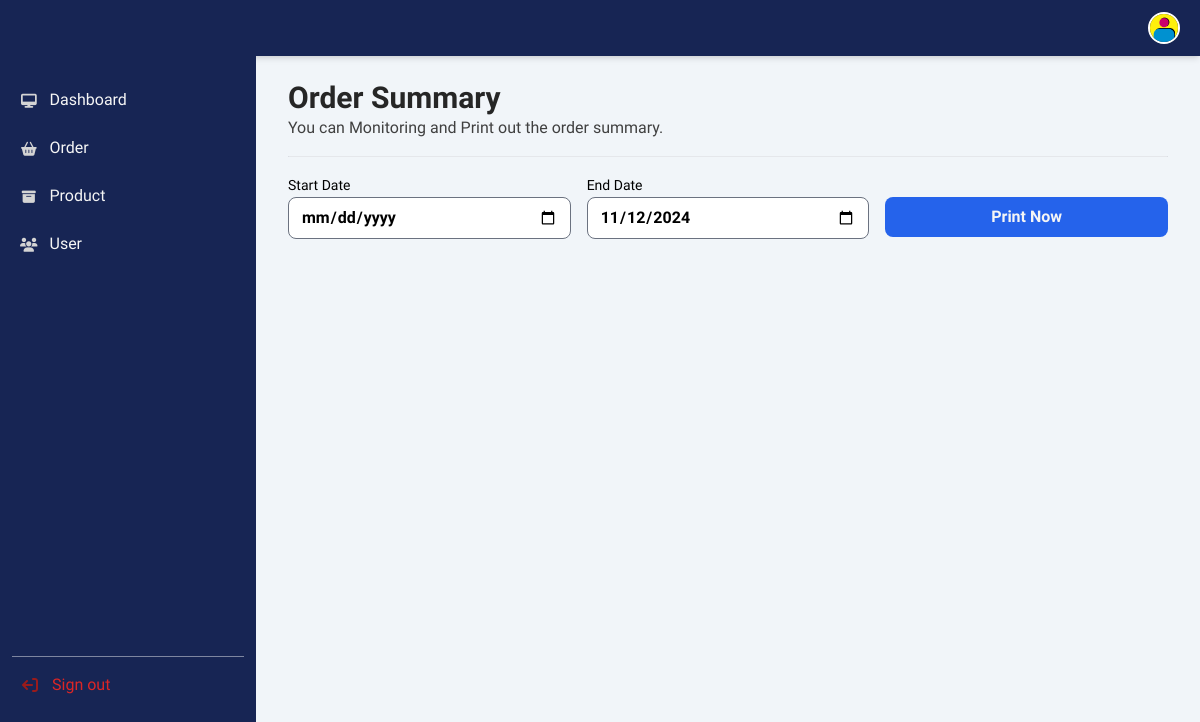
/summary.php (signed in), run on an earlier commit of the app's database.
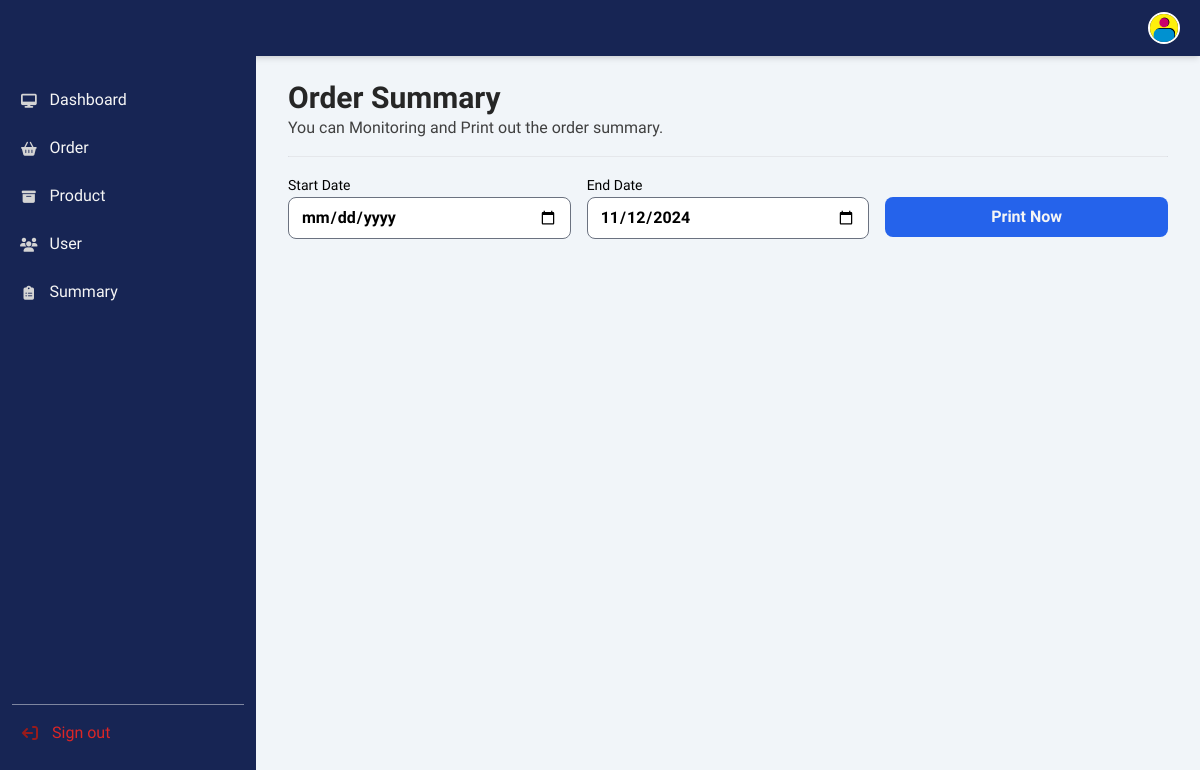
And on a later commit of the database.
### tables this page shows
CREATE TABLE `menu` (
  `menu_id` int(11) NOT NULL,
  `menu_title` varchar(20) NOT NULL,
  `menu_url` varchar(100) NOT NULL,
  `menu_icon` varchar(255) NOT NULL,
  `menu_access` varchar(100) NOT NULL
);

### _navside.php (the view, shortened to what this page needs)
<nav class="fixed top-0 z-30 w-full bg-blue-950 shadow-md">
  <div class="px-3 py-3 lg:px-5 lg:pl-3">
    <div class="flex items-center justify-between">
      <div class="flex items-center justify-start rtl:justify-end">
        <a href="dashboard.php" class="flex ms-2 md:me-24">
          <p class="text-neutral-100 font-regular invisible md:visible">PRINT<span class="font-bold">MAX</span></p>
        </a>
      </div>
      <div class="flex items-center">
        <div class="flex items-center ms-3">
          <div>
            <button type="button" class="flex text-sm bg-gray-800 rounded-full focus:ring-4 focus:ring-gray-300" aria-expanded="false" data-dropdown-toggle="dropdown-user">
              <img class="w-8 h-8 rounded-full border-white border-2" src="assets/img/system/avatar.png" alt="user photo">
            </button>
          </div>
        </div>
      </div>
    </div>
  </div>
</nav>
<aside id="logo-sidebar" class="fixed top-0 left-0 z-40 w-64 h-screen pt-20 transition-transform -translate-x-full bg-blue-950 sm:translate-x-0" aria-label="Sidebar">
  <div class="h-full px-3 pb-4 overflow-y-auto bg-blue-950">
    <ul class="space-y-2 font-regular">
      <?php
      include_once 'conn.php';
      $role_id = $_SESSION['role_id'];
      $query = mysqli_query($con, "SELECT * FROM menu WHERE menu_access LIKE '%$role_id%'");
      while ($menus = mysqli_fetch_array($query)) {
      ?>
        <li class="hover:bg-neutral-950 rounded-lg hover:opacity-50">
          <a href="<?= $menus['menu_url']; ?>" class="flex items-center p-2 text-neutral-100 rounded-lg font-medium">
            <i class="fa <?= $menus['menu_icon']; ?> fa-sm fa-fw text-neutral-300"></i>
            <span class="ms-3 ml-2"><?= $menus['menu_title']; ?></span>
          </a>
        </li>
      <?php } ?>
      <li class="pt-96">
        <hr class="opacity-50">
      </li>
      <li class="hover:bg-neutral-950 rounded-lg hover:opacity-50">
        <a href="signout.php" class="flex items-center p-2 text-red-600 rounded-lg">
          <i class="fa fa-sign-out fa-rotate-180 fa-md fa-fw text-red-800"></i>
          <span class="ms-3 ml-2">Sign out</span>
        </a>
      </li>
    </ul>
  </div>
</aside>

What changed in the data, as far as the page shows it:
added menu: menu_title "Summary"
